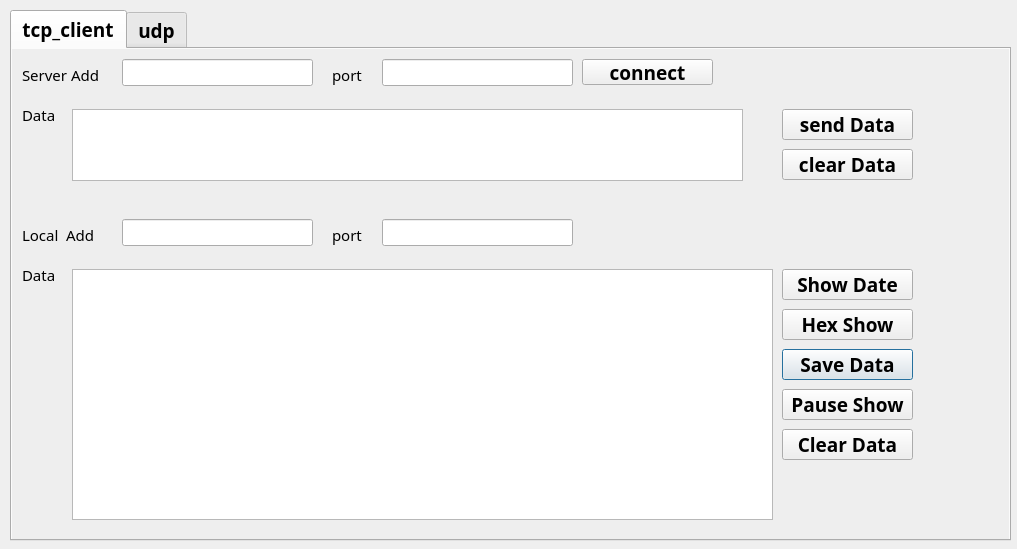
<?xml version="1.0" encoding="UTF-8"?>
<ui version="4.0">
 <author>yexiaopeng</author>
 <class>QSocketTools</class>
 <widget class="QDialog" name="QSocketTools">
  <property name="geometry">
   <rect>
    <x>0</x>
    <y>0</y>
    <width>1017</width>
    <height>549</height>
   </rect>
  </property>
  <property name="windowTitle">
   <string>QSocketTools</string>
  </property>
  <widget class="QTabWidget" name="tabWidget">
   <property name="geometry">
    <rect>
     <x>10</x>
     <y>10</y>
     <width>1001</width>
     <height>531</height>
    </rect>
   </property>
   <property name="font">
    <font>
     <family>Monaco</family>
     <pointsize>14</pointsize>
     <weight>75</weight>
     <bold>true</bold>
    </font>
   </property>
   <property name="styleSheet">
    <string notr="true"/>
   </property>
   <property name="currentIndex">
    <number>0</number>
   </property>
   <widget class="QWidget" name="tcp_client">
    <attribute name="title">
     <string>tcp_client</string>
    </attribute>
    <widget class="QTableWidget" name="tableWidget">
     <property name="geometry">
      <rect>
       <x>-10</x>
       <y>-10</y>
       <width>1011</width>
       <height>511</height>
      </rect>
     </property>
     <property name="styleSheet">
      <string notr="true">background-color: rgb(238, 238, 238);</string>
     </property>
    </widget>
    <widget class="QPushButton" name="pb_tcpclient_save_receive_data">
     <property name="geometry">
      <rect>
       <x>770</x>
       <y>300</y>
       <width>131</width>
       <height>31</height>
      </rect>
     </property>
     <property name="text">
      <string>Save Data</string>
     </property>
    </widget>
    <widget class="QLineEdit" name="le_tcpclient_local_port">
     <property name="geometry">
      <rect>
       <x>370</x>
       <y>170</y>
       <width>191</width>
       <height>27</height>
      </rect>
     </property>
    </widget>
    <widget class="QLabel" name="label_6">
     <property name="geometry">
      <rect>
       <x>10</x>
       <y>210</y>
       <width>41</width>
       <height>31</height>
      </rect>
     </property>
     <property name="font">
      <font>
       <family>文泉驿等宽微米黑</family>
       <pointsize>11</pointsize>
       <weight>50</weight>
       <bold>false</bold>
      </font>
     </property>
     <property name="text">
      <string>Data</string>
     </property>
    </widget>
    <widget class="QLineEdit" name="le_tcpclient_server_add">
     <property name="geometry">
      <rect>
       <x>110</x>
       <y>10</y>
       <width>191</width>
       <height>27</height>
      </rect>
     </property>
    </widget>
    <widget class="QTextBrowser" name="tb_tcpclient_receivedata">
     <property name="geometry">
      <rect>
       <x>60</x>
       <y>220</y>
       <width>701</width>
       <height>251</height>
      </rect>
     </property>
    </widget>
    <widget class="QPushButton" name="pb_tcpclient_clear_receive_data">
     <property name="geometry">
      <rect>
       <x>770</x>
       <y>380</y>
       <width>131</width>
       <height>31</height>
      </rect>
     </property>
     <property name="text">
      <string>Clear Data</string>
     </property>
    </widget>
    <widget class="QPushButton" name="pb_tcpclient_show_receive_data_hex">
     <property name="geometry">
      <rect>
       <x>770</x>
       <y>260</y>
       <width>131</width>
       <height>31</height>
      </rect>
     </property>
     <property name="text">
      <string>Hex Show</string>
     </property>
    </widget>
    <widget class="QLabel" name="label_5">
     <property name="geometry">
      <rect>
       <x>10</x>
       <y>50</y>
       <width>41</width>
       <height>31</height>
      </rect>
     </property>
     <property name="font">
      <font>
       <family>文泉驿等宽微米黑</family>
       <pointsize>11</pointsize>
       <weight>50</weight>
       <bold>false</bold>
      </font>
     </property>
     <property name="text">
      <string>Data</string>
     </property>
    </widget>
    <widget class="QLabel" name="label_4">
     <property name="geometry">
      <rect>
       <x>320</x>
       <y>170</y>
       <width>51</width>
       <height>31</height>
      </rect>
     </property>
     <property name="font">
      <font>
       <family>文泉驿等宽微米黑</family>
       <pointsize>11</pointsize>
       <weight>50</weight>
       <bold>false</bold>
      </font>
     </property>
     <property name="text">
      <string>port</string>
     </property>
    </widget>
    <widget class="QLineEdit" name="le_tcpclient_local_add">
     <property name="geometry">
      <rect>
       <x>110</x>
       <y>170</y>
       <width>191</width>
       <height>27</height>
      </rect>
     </property>
    </widget>
    <widget class="QPushButton" name="pb_tcpclient_show_receive_data_date">
     <property name="geometry">
      <rect>
       <x>770</x>
       <y>220</y>
       <width>131</width>
       <height>31</height>
      </rect>
     </property>
     <property name="text">
      <string>Show Date</string>
     </property>
    </widget>
    <widget class="QLineEdit" name="le_tcpclient_server_port">
     <property name="geometry">
      <rect>
       <x>370</x>
       <y>10</y>
       <width>191</width>
       <height>27</height>
      </rect>
     </property>
    </widget>
    <widget class="QPushButton" name="pb_tcpclient_clear_send_data">
     <property name="geometry">
      <rect>
       <x>770</x>
       <y>100</y>
       <width>131</width>
       <height>31</height>
      </rect>
     </property>
     <property name="text">
      <string>clear Data</string>
     </property>
    </widget>
    <widget class="QPushButton" name="pb_tcpclient_pause_receive_data">
     <property name="geometry">
      <rect>
       <x>770</x>
       <y>340</y>
       <width>131</width>
       <height>31</height>
      </rect>
     </property>
     <property name="text">
      <string>Pause Show</string>
     </property>
    </widget>
    <widget class="QLabel" name="label_3">
     <property name="geometry">
      <rect>
       <x>10</x>
       <y>170</y>
       <width>101</width>
       <height>31</height>
      </rect>
     </property>
     <property name="font">
      <font>
       <family>文泉驿等宽微米黑</family>
       <pointsize>11</pointsize>
       <weight>50</weight>
       <bold>false</bold>
      </font>
     </property>
     <property name="text">
      <string>Local  Add</string>
     </property>
    </widget>
    <widget class="QLabel" name="label_2">
     <property name="geometry">
      <rect>
       <x>320</x>
       <y>10</y>
       <width>51</width>
       <height>31</height>
      </rect>
     </property>
     <property name="font">
      <font>
       <family>文泉驿等宽微米黑</family>
       <pointsize>11</pointsize>
       <weight>50</weight>
       <bold>false</bold>
      </font>
     </property>
     <property name="text">
      <string>port</string>
     </property>
    </widget>
    <widget class="QPushButton" name="pb_tcpclient_connect">
     <property name="geometry">
      <rect>
       <x>570</x>
       <y>10</y>
       <width>131</width>
       <height>26</height>
      </rect>
     </property>
     <property name="font">
      <font>
       <family>Monaco</family>
       <pointsize>14</pointsize>
      </font>
     </property>
     <property name="styleSheet">
      <string notr="true"/>
     </property>
     <property name="text">
      <string>connect</string>
     </property>
    </widget>
    <widget class="QPushButton" name="pb_tcpclient_send_data">
     <property name="geometry">
      <rect>
       <x>770</x>
       <y>60</y>
       <width>131</width>
       <height>31</height>
      </rect>
     </property>
     <property name="text">
      <string>send Data</string>
     </property>
    </widget>
    <widget class="QLabel" name="label">
     <property name="geometry">
      <rect>
       <x>10</x>
       <y>10</y>
       <width>101</width>
       <height>31</height>
      </rect>
     </property>
     <property name="font">
      <font>
       <family>文泉驿等宽微米黑</family>
       <pointsize>11</pointsize>
       <weight>50</weight>
       <bold>false</bold>
      </font>
     </property>
     <property name="text">
      <string>Server Add</string>
     </property>
    </widget>
    <widget class="QTextEdit" name="te_tcpclient_send_data">
     <property name="geometry">
      <rect>
       <x>60</x>
       <y>60</y>
       <width>671</width>
       <height>72</height>
      </rect>
     </property>
    </widget>
   </widget>
   <widget class="QWidget" name="udp">
    <attribute name="title">
     <string>udp</string>
    </attribute>
    <widget class="QLabel" name="label_7">
     <property name="geometry">
      <rect>
       <x>10</x>
       <y>210</y>
       <width>41</width>
       <height>31</height>
      </rect>
     </property>
     <property name="font">
      <font>
       <family>文泉驿等宽微米黑</family>
       <pointsize>11</pointsize>
       <weight>50</weight>
       <bold>false</bold>
      </font>
     </property>
     <property name="text">
      <string>Data</string>
     </property>
    </widget>
    <widget class="QTextBrowser" name="tb_udp_receivedata">
     <property name="geometry">
      <rect>
       <x>60</x>
       <y>220</y>
       <width>501</width>
       <height>251</height>
      </rect>
     </property>
    </widget>
    <widget class="QPushButton" name="pb_udp_show_receive_data_hex">
     <property name="geometry">
      <rect>
       <x>570</x>
       <y>260</y>
       <width>131</width>
       <height>31</height>
      </rect>
     </property>
     <property name="text">
      <string>Hex Show</string>
     </property>
    </widget>
    <widget class="QPushButton" name="pb_udp_pause_receive_data">
     <property name="geometry">
      <rect>
       <x>570</x>
       <y>340</y>
       <width>131</width>
       <height>31</height>
      </rect>
     </property>
     <property name="text">
      <string>Pause Show</string>
     </property>
    </widget>
    <widget class="QPushButton" name="pb_udp_clear_send_data">
     <property name="geometry">
      <rect>
       <x>570</x>
       <y>100</y>
       <width>131</width>
       <height>31</height>
      </rect>
     </property>
     <property name="text">
      <string>clear Data</string>
     </property>
    </widget>
    <widget class="QPushButton" name="pb_udp_show_receive_data_date">
     <property name="geometry">
      <rect>
       <x>570</x>
       <y>220</y>
       <width>131</width>
       <height>31</height>
      </rect>
     </property>
     <property name="text">
      <string>Show Date</string>
     </property>
    </widget>
    <widget class="QPushButton" name="pb_udp_connect">
     <property name="geometry">
      <rect>
       <x>570</x>
       <y>10</y>
       <width>131</width>
       <height>26</height>
      </rect>
     </property>
     <property name="text">
      <string>connect</string>
     </property>
    </widget>
    <widget class="QPushButton" name="pb_udp_clear_receive_data">
     <property name="geometry">
      <rect>
       <x>570</x>
       <y>380</y>
       <width>131</width>
       <height>31</height>
      </rect>
     </property>
     <property name="text">
      <string>Clear Data</string>
     </property>
    </widget>
    <widget class="QLabel" name="label_8">
     <property name="geometry">
      <rect>
       <x>10</x>
       <y>50</y>
       <width>41</width>
       <height>31</height>
      </rect>
     </property>
     <property name="font">
      <font>
       <family>文泉驿等宽微米黑</family>
       <pointsize>11</pointsize>
       <weight>50</weight>
       <bold>false</bold>
      </font>
     </property>
     <property name="text">
      <string>Data</string>
     </property>
    </widget>
    <widget class="QLineEdit" name="le_udp_local_port">
     <property name="geometry">
      <rect>
       <x>370</x>
       <y>170</y>
       <width>191</width>
       <height>27</height>
      </rect>
     </property>
    </widget>
    <widget class="QLabel" name="label_9">
     <property name="geometry">
      <rect>
       <x>10</x>
       <y>170</y>
       <width>101</width>
       <height>31</height>
      </rect>
     </property>
     <property name="font">
      <font>
       <family>文泉驿等宽微米黑</family>
       <pointsize>11</pointsize>
       <weight>50</weight>
       <bold>false</bold>
      </font>
     </property>
     <property name="text">
      <string>Local  Add</string>
     </property>
    </widget>
    <widget class="QTextEdit" name="te_udp_send_data">
     <property name="geometry">
      <rect>
       <x>60</x>
       <y>60</y>
       <width>501</width>
       <height>72</height>
      </rect>
     </property>
    </widget>
    <widget class="QLineEdit" name="le_udp_targe_add">
     <property name="geometry">
      <rect>
       <x>110</x>
       <y>10</y>
       <width>191</width>
       <height>27</height>
      </rect>
     </property>
    </widget>
    <widget class="QPushButton" name="pb_udp_save_receive_data">
     <property name="geometry">
      <rect>
       <x>570</x>
       <y>300</y>
       <width>131</width>
       <height>31</height>
      </rect>
     </property>
     <property name="text">
      <string>Save Data</string>
     </property>
    </widget>
    <widget class="QLineEdit" name="le_udp_local_add">
     <property name="geometry">
      <rect>
       <x>110</x>
       <y>170</y>
       <width>191</width>
       <height>27</height>
      </rect>
     </property>
    </widget>
    <widget class="QLabel" name="label_10">
     <property name="geometry">
      <rect>
       <x>320</x>
       <y>10</y>
       <width>51</width>
       <height>31</height>
      </rect>
     </property>
     <property name="font">
      <font>
       <family>文泉驿等宽微米黑</family>
       <pointsize>11</pointsize>
       <weight>50</weight>
       <bold>false</bold>
      </font>
     </property>
     <property name="text">
      <string>port</string>
     </property>
    </widget>
    <widget class="QPushButton" name="pb_udp_send_data">
     <property name="geometry">
      <rect>
       <x>570</x>
       <y>60</y>
       <width>131</width>
       <height>31</height>
      </rect>
     </property>
     <property name="text">
      <string>send Data</string>
     </property>
    </widget>
    <widget class="QLabel" name="label_11">
     <property name="geometry">
      <rect>
       <x>320</x>
       <y>170</y>
       <width>51</width>
       <height>31</height>
      </rect>
     </property>
     <property name="font">
      <font>
       <family>文泉驿等宽微米黑</family>
       <pointsize>11</pointsize>
       <weight>50</weight>
       <bold>false</bold>
      </font>
     </property>
     <property name="text">
      <string>port</string>
     </property>
    </widget>
    <widget class="QLabel" name="label_12">
     <property name="geometry">
      <rect>
       <x>10</x>
       <y>10</y>
       <width>101</width>
       <height>31</height>
      </rect>
     </property>
     <property name="font">
      <font>
       <family>文泉驿等宽微米黑</family>
       <pointsize>11</pointsize>
       <weight>50</weight>
       <bold>false</bold>
      </font>
     </property>
     <property name="text">
      <string>targe Add</string>
     </property>
    </widget>
    <widget class="QLineEdit" name="le_udp_targe_port">
     <property name="geometry">
      <rect>
       <x>370</x>
       <y>10</y>
       <width>191</width>
       <height>27</height>
      </rect>
     </property>
    </widget>
   </widget>
  </widget>
 </widget>
 <layoutdefault spacing="6" margin="11"/>
 <resources/>
 <connections/>
 <designerdata>
  <property name="gridDeltaX">
   <number>10</number>
  </property>
  <property name="gridDeltaY">
   <number>10</number>
  </property>
  <property name="gridSnapX">
   <bool>true</bool>
  </property>
  <property name="gridSnapY">
   <bool>true</bool>
  </property>
  <property name="gridVisible">
   <bool>true</bool>
  </property>
 </designerdata>
</ui>
